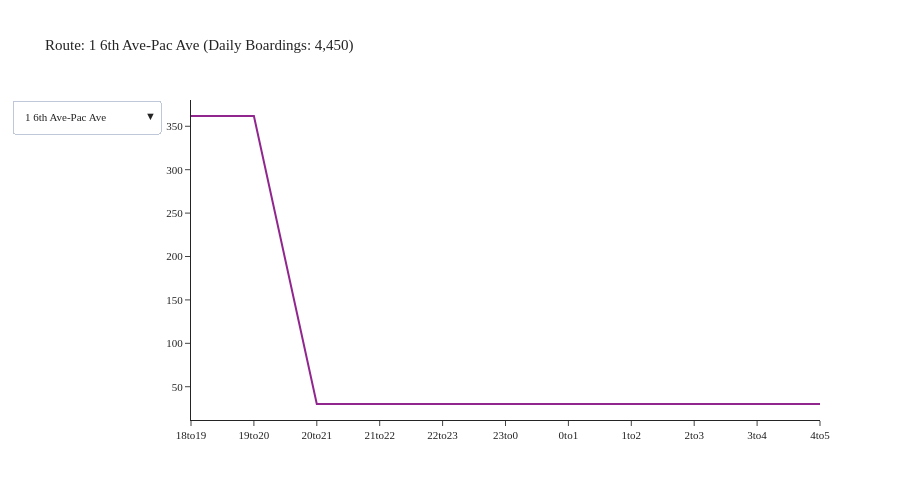

The cell this chart's notebook holds for it:
### Code cell
agency = 'Pierce Transit'
df = df_transit_line[df_transit_line['agency'] == agency]
df = df.groupby(['tod', 'description']).agg({'boardings': 'sum'}).reset_index()
fig = create_tod_chart(df)
fig.show()

### Figure 1 — Plotly figure (JSON) as saved in the notebook; plotly's stock layout.template omitted (floating-point values rounded to 4 significant figures)
{"data": [{"mode": "lines", "name": "1 6th Ave-Pac Ave", "type": "scatter", "visible": true, "x": ["18to19", "19to20", "20to21", "21to22", "22to23", "23to0", "0to1", "1to2", "2to3", "3to4", "4to5"], "y": [361.8, 361.8, 30.11, 30.11, 30.11, 30.11, 30.11, 30.11, 30.11, 30.11, 30.11]}, {"mode": "lines", "name": "10 Pearl Street", "type": "scatter", "visible": false, "x": ["18to19", "19to20", "20to21", "21to22", "22to23", "23to0", "0to1", "1to2", "2to3", "3to4", "4to5"], "y": [51.54, 51.54, 1.241, 1.241, 1.241, 1.241, 1.241, 1.241, 1.241, 1.241, 1.241]}, {"mode": "lines", "name": "100 Gig Harbor", "type": "scatter", "visible": false, "x": ["18to19", "19to20"], "y": [63.48, 63.48]}, {"mode": "lines", "name": "11 Pt Defiance", "type": "scatter", "visible": false, "x": ["18to19", "19to20", "20to21", "21to22", "22to23", "23to0", "0to1", "1to2", "2to3", "3to4", "4to5"], "y": [71.35, 71.35, 0.1322, 0.1322, 0.1322, 0.1322, 0.1322, 0.1322, 0.1322, 0.1322, 0.1322]}, {"mode": "lines", "name": "13 N 30th Street", "type": "scatter", "visible": false, "x": ["18to19", "19to20"], "y": [5.423, 5.423]}, {"mode": "lines", "name": "16 North End", "type": "scatter", "visible": false, "x": ["18to19", "19to20", "20to21", "21to22", "22to23", "23to0", "0to1", "1to2", "2to3", "3to4", "4to5"], "y": [55.16, 55.16, 1.651, 1.651, 1.651, 1.651, 1.651, 1.651, 1.651, 1.651, 1.651]}, {"mode": "lines", "name": "2 S 19th-Bridgeport", "type": "scatter", "visible": false, "x": ["18to19", "19to20", "20to21", "21to22", "22to23", "23to0", "0to1", "1to2", "2to3", "3to4", "4to5"], "y": [192.9, 192.9, 23.45, 23.45, 23.45, 23.45, 23.45, 23.45, 23.45, 23.45, 23.45]}, {"mode": "lines", "name": "202 S 72nd Street", "type": "scatter", "visible": false, "x": ["18to19", "19to20", "20to21", "21to22", "22to23", "23to0", "0to1", "1to2", "2to3", "3to4", "4to5"], "y": [9.762, 9.762, 0.9487, 0.9487, 0.9487, 0.9487, 0.9487, 0.9487, 0.9487, 0.9487, 0.9487]}, {"mode": "lines", "name": "206 PacHwy-Till_Madg", "type": "scatter", "visible": false, "x": ["18to19", "19to20", "20to21", "21to22", "22to23", "23to0", "0to1", "1to2", "2to3", "3to4", "4to5"], "y": [26.9, 26.9, 2.254, 2.254, 2.254, 2.254, 2.254, 2.254, 2.254, 2.254, 2.254]}, {"mode": "lines", "name": "212 Steilacoom", "type": "scatter", "visible": false, "x": ["18to19", "19to20", "20to21", "21to22", "22to23", "23to0", "0to1", "1to2", "2to3", "3to4", "4to5"], "y": [24.21, 24.21, 1.566, 1.566, 1.566, 1.566, 1.566, 1.566, 1.566, 1.566, 1.566]}, {"mode": "lines", "name": "214 Washington", "type": "scatter", "visible": false, "x": ["18to19", "19to20", "20to21", "21to22", "22to23", "23to0", "0to1", "1to2", "2to3", "3to4", "4to5"], "y": [22.66, 22.66, 3.162, 3.162, 3.162, 3.162, 3.162, 3.162, 3.162, 3.162, 3.162]}, {"mode": "lines", "name": "28 S 12th St", "type": "scatter", "visible": false, "x": ["18to19", "19to20", "20to21", "21to22", "22to23", "23to0", "0to1", "1to2", "2to3", "3to4", "4to5"], "y": [7.935, 7.935, 1.118, 1.118, 1.118, 1.118, 1.118, 1.118, 1.118, 1.118, 1.118]}, {"mode": "lines", "name": "3 Lakewood-Tacoma", "type": "scatter", "visible": false, "x": ["18to19", "19to20", "20to21", "21to22", "22to23", "23to0", "0to1", "1to2", "2to3", "3to4", "4to5"], "y": [165.3, 165.3, 5.664, 5.664, 5.664, 5.664, 5.664, 5.664, 5.664, 5.664, 5.664]}, {"mode": "lines", "name": "4 Lakewd-South Hill", "type": "scatter", "visible": false, "x": ["18to19", "19to20", "20to21", "21to22", "22to23", "23to0", "0to1", "1to2", "2to3", "3to4", "4to5"], "y": [134.4, 134.4, 2.009, 2.009, 2.009, 2.009, 2.009, 2.009, 2.009, 2.009, 2.009]}, {"mode": "lines", "name": "400 Puyllp-Tacoma", "type": "scatter", "visible": false, "x": ["18to19", "19to20", "20to21", "21to22", "22to23", "23to0", "0to1", "1to2", "2to3", "3to4", "4to5"], "y": [114.0, 114.0, 5.929, 5.929, 5.929, 5.929, 5.929, 5.929, 5.929, 5.929, 5.929]}, {"mode": "lines", "name": "402 Meridian", "type": "scatter", "visible": false, "x": ["18to19", "19to20"], "y": [120.1, 120.1]}, {"mode": "lines", "name": "409 Puyallup-S 72nd", "type": "scatter", "visible": false, "x": [], "y": []}, {"mode": "lines", "name": "41 S 56th St-Salish", "type": "scatter", "visible": false, "x": ["18to19", "19to20", "20to21", "21to22", "22to23", "23to0", "0to1", "1to2", "2to3", "3to4", "4to5"], "y": [37.86, 37.86, 3.629, 3.629, 3.629, 3.629, 3.629, 3.629, 3.629, 3.629, 3.629]}, {"mode": "lines", "name": "42 McKinley Ave", "type": "scatter", "visible": false, "x": ["18to19", "19to20", "20to21", "21to22", "22to23", "23to0", "0to1", "1to2", "2to3", "3to4", "4to5"], "y": [30.87, 30.87, 2.645, 2.645, 2.645, 2.645, 2.645, 2.645, 2.645, 2.645, 2.645]}, {"mode": "lines", "name": "425 Puyallup Cnectr", "type": "scatter", "visible": false, "x": [], "y": []}, {"mode": "lines", "name": "45 Yakima", "type": "scatter", "visible": false, "x": ["18to19", "19to20", "20to21", "21to22", "22to23", "23to0", "0to1", "1to2", "2to3", "3to4", "4to5"], "y": [14.11, 14.11, 0.7661, 0.7661, 0.7661, 0.7661, 0.7661, 0.7661, 0.7661, 0.7661, 0.7661]}, {"mode": "lines", "name": "48 Sheridan-M St", "type": "scatter", "visible": false, "x": ["18to19", "19to20", "20to21", "21to22", "22to23", "23to0", "0to1", "1to2", "2to3", "3to4", "4to5"], "y": [64.26, 64.26, 0.7703, 0.7703, 0.7703, 0.7703, 0.7703, 0.7703, 0.7703, 0.7703, 0.7703]}, {"mode": "lines", "name": "497 Lakelnd Hills Ex", "type": "scatter", "visible": false, "x": ["18to19", "19to20"], "y": [15.91, 15.91]}, {"mode": "lines", "name": "500 Federal Way", "type": "scatter", "visible": false, "x": ["18to19", "19to20", "20to21", "21to22", "22to23", "23to0", "0to1", "1to2", "2to3", "3to4", "4to5"], "y": [59.87, 59.87, 19.72, 19.72, 19.72, 19.72, 19.72, 19.72, 19.72, 19.72, 19.72]}, {"mode": "lines", "name": "501 Miltn-Fed Way", "type": "scatter", "visible": false, "x": ["18to19", "19to20"], "y": [94.4, 94.4]}, {"mode": "lines", "name": "52 Fircrest-TCC", "type": "scatter", "visible": false, "x": ["18to19", "19to20", "20to21", "21to22", "22to23", "23to0", "0to1", "1to2", "2to3", "3to4", "4to5"], "y": [6.761, 6.761, 0.4886, 0.4886, 0.4886, 0.4886, 0.4886, 0.4886, 0.4886, 0.4886, 0.4886]}, {"mode": "lines", "name": "53 University Plc", "type": "scatter", "visible": false, "x": ["18to19", "19to20", "20to21", "21to22", "22to23", "23to0", "0to1", "1to2", "2to3", "3to4", "4to5"], "y": [26.37, 26.37, 1.33, 1.33, 1.33, 1.33, 1.33, 1.33, 1.33, 1.33, 1.33]}, {"mode": "lines", "name": "54 S 38th St-Port Av", "type": "scatter", "visible": false, "x": ["18to19", "19to20", "20to21", "21to22", "22to23", "23to0", "0to1", "1to2", "2to3", "3to4", "4to5"], "y": [16.12, 16.12, 1.946, 1.946, 1.946, 1.946, 1.946, 1.946, 1.946, 1.946, 1.946]}, {"mode": "lines", "name": "55 Tacoma Mall", "type": "scatter", "visible": false, "x": ["18to19", "19to20", "20to21", "21to22", "22to23", "23to0", "0to1", "1to2", "2to3", "3to4", "4to5"], "y": [4.947, 4.947, 1.688, 1.688, 1.688, 1.688, 1.688, 1.688, 1.688, 1.688, 1.688]}, {"mode": "lines", "name": "57 Union-19th-Hilltp", "type": "scatter", "visible": false, "x": ["18to19", "19to20", "20to21", "21to22", "22to23", "23to0", "0to1", "1to2", "2to3", "3to4", "4to5"], "y": [14.17, 14.17, 1.969, 1.969, 1.969, 1.969, 1.969, 1.969, 1.969, 1.969, 1.969]}, {"mode": "lines", "name": "63 NE Tacoma", "type": "scatter", "visible": false, "x": [], "y": []}], "layout": {"font": {"size": 11}, "height": 500, "title": {"text": "Route: 1 6th Ave-Pac Ave (Daily Boardings: 4,450)"}, "updatemenus": [{"buttons": [{"args": [{"visible": [true, false, false, false, false, false, false, false, false, false, false, false, false, false, false, false, false, false, false, false, false, false, false, false, false, false, false, false, false, false, false]}, {"title": "Route: 1 6th Ave-Pac Ave (Daily Boardings: 4,450)"}], "label": "1 6th Ave-Pac Ave", "method": "update"}, {"args": [{"visible": [false, true, false, false, false, false, false, false, false, false, false, false, false, false, false, false, false, false, false, false, false, false, false, false, false, false, false, false, false, false, false]}, {"title": "Route: 10 Pearl Street (Daily Boardings: 878)"}], "label": "10 Pearl Street", "method": "update"}, {"args": [{"visible": [false, false, true, false, false, false, false, false, false, false, false, false, false, false, false, false, false, false, false, false, false, false, false, false, false, false, false, false, false, false, false]}, {"title": "Route: 100 Gig Harbor (Daily Boardings: 651)"}], "label": "100 Gig Harbor", "method": "update"}, {"args": [{"visible": [false, false, false, true, false, false, false, false, false, false, false, false, false, false, false, false, false, false, false, false, false, false, false, false, false, false, false, false, false, false, false]}, {"title": "Route: 11 Pt Defiance (Daily Boardings: 815)"}], "label": "11 Pt Defiance", "method": "update"}, {"args": [{"visible": [false, false, false, false, true, false, false, false, false, false, false, false, false, false, false, false, false, false, false, false, false, false, false, false, false, false, false, false, false, false, false]}, {"title": "Route: 13 N 30th Street (Daily Boardings: 103)"}], "label": "13 N 30th Street", "method": "update"}, {"args": [{"visible": [false, false, false, false, false, true, false, false, false, false, false, false, false, false, false, false, false, false, false, false, false, false, false, false, false, false, false, false, false, false, false]}, {"title": "Route: 16 North End (Daily Boardings: 588)"}], "label": "16 North End", "method": "update"}, {"args": [{"visible": [false, false, false, false, false, false, true, false, false, false, false, false, false, false, false, false, false, false, false, false, false, false, false, false, false, false, false, false, false, false, false]}, {"title": "Route: 2 S 19th-Bridgeport (Daily Boardings: 2,313)"}], "label": "2 S 19th-Bridgeport", "method": "update"}, {"args": [{"visible": [false, false, false, false, false, false, false, true, false, false, false, false, false, false, false, false, false, false, false, false, false, false, false, false, false, false, false, false, false, false, false]}, {"title": "Route: 202 S 72nd Street (Daily Boardings: 270)"}], "label": "202 S 72nd Street", "method": "update"}, {"args": [{"visible": [false, false, false, false, false, false, false, false, true, false, false, false, false, false, false, false, false, false, false, false, false, false, false, false, false, false, false, false, false, false, false]}, {"title": "Route: 206 PacHwy-Till_Madg (Daily Boardings: 357)"}], "label": "206 PacHwy-Till_Madg", "method": "update"}, {"args": [{"visible": [false, false, false, false, false, false, false, false, false, true, false, false, false, false, false, false, false, false, false, false, false, false, false, false, false, false, false, false, false, false, false]}, {"title": "Route: 212 Steilacoom (Daily Boardings: 356)"}], "label": "212 Steilacoom", "method": "update"}, {"args": [{"visible": [false, false, false, false, false, false, false, false, false, false, true, false, false, false, false, false, false, false, false, false, false, false, false, false, false, false, false, false, false, false, false]}, {"title": "Route: 214 Washington (Daily Boardings: 383)"}], "label": "214 Washington", "method": "update"}, {"args": [{"visible": [false, false, false, false, false, false, false, false, false, false, false, true, false, false, false, false, false, false, false, false, false, false, false, false, false, false, false, false, false, false, false]}, {"title": "Route: 28 S 12th St (Daily Boardings: 277)"}], "label": "28 S 12th St", "method": "update"}, {"args": [{"visible": [false, false, false, false, false, false, false, false, false, false, false, false, true, false, false, false, false, false, false, false, false, false, false, false, false, false, false, false, false, false, false]}, {"title": "Route: 3 Lakewood-Tacoma (Daily Boardings: 1,657)"}], "label": "3 Lakewood-Tacoma", "method": "update"}, {"args": [{"visible": [false, false, false, false, false, false, false, false, false, false, false, false, false, true, false, false, false, false, false, false, false, false, false, false, false, false, false, false, false, false, false]}, {"title": "Route: 4 Lakewd-South Hill (Daily Boardings: 1,387)"}], "label": "4 Lakewd-South Hill", "method": "update"}, {"args": [{"visible": [false, false, false, false, false, false, false, false, false, false, false, false, false, false, true, false, false, false, false, false, false, false, false, false, false, false, false, false, false, false, false]}, {"title": "Route: 400 Puyllp-Tacoma (Daily Boardings: 1,425)"}], "label": "400 Puyllp-Tacoma", "method": "update"}, {"args": [{"visible": [false, false, false, false, false, false, false, false, false, false, false, false, false, false, false, true, false, false, false, false, false, false, false, false, false, false, false, false, false, false, false]}, {"title": "Route: 402 Meridian (Daily Boardings: 1,689)"}], "label": "402 Meridian", "method": "update"}, {"args": [{"visible": [false, false, false, false, false, false, false, false, false, false, false, false, false, false, false, false, true, false, false, false, false, false, false, false, false, false, false, false, false, false, false]}, {"title": "Route: 409 Puyallup-S 72nd (Daily Boardings: 92)"}], "label": "409 Puyallup-S 72nd", "method": "update"}, {"args": [{"visible": [false, false, false, false, false, false, false, false, false, false, false, false, false, false, false, false, false, true, false, false, false, false, false, false, false, false, false, false, false, false, false]}, {"title": "Route: 41 S 56th St-Salish (Daily Boardings: 924)"}], "label": "41 S 56th St-Salish", "method": "update"}, {"args": [{"visible": [false, false, false, false, false, false, false, false, false, false, false, false, false, false, false, false, false, false, true, false, false, false, false, false, false, false, false, false, false, false, false]}, {"title": "Route: 42 McKinley Ave (Daily Boardings: 633)"}], "label": "42 McKinley Ave", "method": "update"}, {"args": [{"visible": [false, false, false, false, false, false, false, false, false, false, false, false, false, false, false, false, false, false, false, true, false, false, false, false, false, false, false, false, false, false, false]}, {"title": "Route: 425 Puyallup Cnectr (Daily Boardings: 77)"}], "label": "425 Puyallup Cnectr", "method": "update"}, {"args": [{"visible": [false, false, false, false, false, false, false, false, false, false, false, false, false, false, false, false, false, false, false, false, true, false, false, false, false, false, false, false, false, false, false]}, {"title": "Route: 45 Yakima (Daily Boardings: 394)"}], "label": "45 Yakima", "method": "update"}, {"args": [{"visible": [false, false, false, false, false, false, false, false, false, false, false, false, false, false, false, false, false, false, false, false, false, true, false, false, false, false, false, false, false, false, false]}, {"title": "Route: 48 Sheridan-M St (Daily Boardings: 851)"}], "label": "48 Sheridan-M St", "method": "update"}, {"args": [{"visible": [false, false, false, false, false, false, false, false, false, false, false, false, false, false, false, false, false, false, false, false, false, false, true, false, false, false, false, false, false, false, false]}, {"title": "Route: 497 Lakelnd Hills Ex (Daily Boardings: 162)"}], "label": "497 Lakelnd Hills Ex", "method": "update"}, {"args": [{"visible": [false, false, false, false, false, false, false, false, false, false, false, false, false, false, false, false, false, false, false, false, false, false, false, true, false, false, false, false, false, false, false]}, {"title": "Route: 500 Federal Way (Daily Boardings: 911)"}], "label": "500 Federal Way", "method": "update"}, {"args": [{"visible": [false, false, false, false, false, false, false, false, false, false, false, false, false, false, false, false, false, false, false, false, false, false, false, false, true, false, false, false, false, false, false]}, {"title": "Route: 501 Miltn-Fed Way (Daily Boardings: 991)"}], "label": "501 Miltn-Fed Way", "method": "update"}, {"args": [{"visible": [false, false, false, false, false, false, false, false, false, false, false, false, false, false, false, false, false, false, false, false, false, false, false, false, false, true, false, false, false, false, false]}, {"title": "Route: 52 Fircrest-TCC (Daily Boardings: 220)"}], "label": "52 Fircrest-TCC", "method": "update"}, {"args": [{"visible": [false, false, false, false, false, false, false, false, false, false, false, false, false, false, false, false, false, false, false, false, false, false, false, false, false, false, true, false, false, false, false]}, {"title": "Route: 53 University Plc (Daily Boardings: 659)"}], "label": "53 University Plc", "method": "update"}, {"args": [{"visible": [false, false, false, false, false, false, false, false, false, false, false, false, false, false, false, false, false, false, false, false, false, false, false, false, false, false, false, true, false, false, false]}, {"title": "Route: 54 S 38th St-Port Av (Daily Boardings: 203)"}], "label": "54 S 38th St-Port Av", "method": "update"}, {"args": [{"visible": [false, false, false, false, false, false, false, false, false, false, false, false, false, false, false, false, false, false, false, false, false, false, false, false, false, false, false, false, true, false, false]}, {"title": "Route: 55 Tacoma Mall (Daily Boardings: 185)"}], "label": "55 Tacoma Mall", "method": "update"}, {"args": [{"visible": [false, false, false, false, false, false, false, false, false, false, false, false, false, false, false, false, false, false, false, false, false, false, false, false, false, false, false, false, false, true, false]}, {"title": "Route: 57 Union-19th-Hilltp (Daily Boardings: 521)"}], "label": "57 Union-19th-Hilltp", "method": "update"}, {"args": [{"visible": [false, false, false, false, false, false, false, false, false, false, false, false, false, false, false, false, false, false, false, false, false, false, false, false, false, false, false, false, false, false, true]}, {"title": "Route: 63 NE Tacoma (Daily Boardings: 38)"}], "label": "63 NE Tacoma", "method": "update"}], "direction": "down", "showactive": true}], "width": 900, "yaxis": {"tickformat": ".00f"}}}
